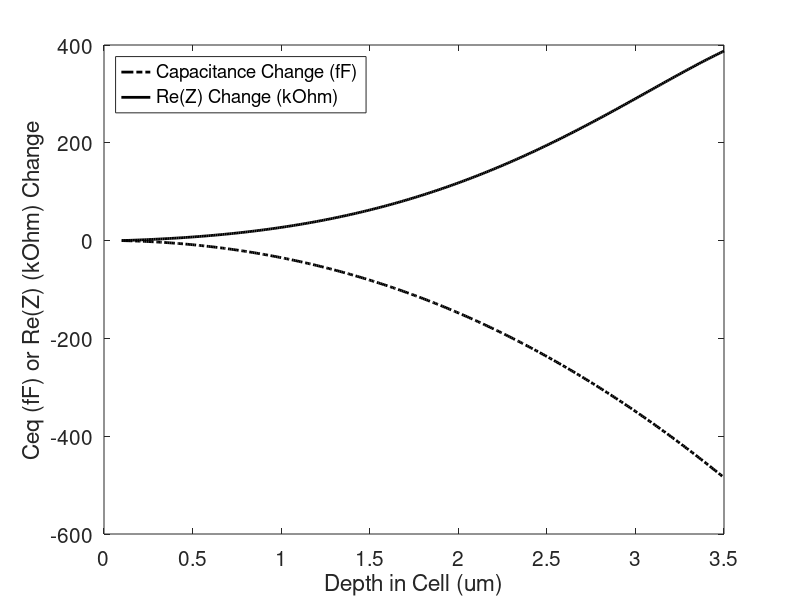

MATLAB code for this plot:
clf;
nuc=1;                                                                                 %nuc=1 for Nuclear Membrane Inclusion 0 for Cyt. Only                                                                
    n1=1;
    for dpthend=1e-7:.1e-7:3.5e-6;                                                     %Parameter Sweep 1, Final Pipette Depth in Cell (m)                                                             
            %Parameters%%%%%%%%%%%%%%%%%%%%%%%%%%%%%%%%%%%%%%%%%%%%%%%%%%%%
            r_tip=125e-9;                                                              %CNP Tip Radius (m)
            LCNP=4e-6;                                                                 %CNP Length (m)
            Rc=(22e-6);                                                                %Cell Radius (m)
            Rn=(5e-6);                                                                 %Nuclear Radius (m)
            RS=10e6;                                                                   %Series Resistance (Ohm), Exp. Approximation
            RSc=1e5;                                                                   %Intracellular Series Resistance (Ohm), Exp. Approximation
            Rct=2e9;                                                                   %Charge Transfer Resistance Outside Cell (Ohm), Exp Approximation                                                                 
            RM=.5e9;                                                                   %Membrane Resistance (Ohm), Lit. Approximation
            AR=(Rn^2)/(Rc)^2;                                                          %Membrane Area ratio
            RM2=RM/AR;                                                                 %Nuclear Membrane Resistance (Ohm)
            co=0.16;                                                                   %Molar concentration outside of the cell, Exp. Data
            ci=0.155;                                                                  %Molar concentration inside the cell, Lit. Data            
            
            %CNP Area Calculation%%%%%%%%%%%%%%%%%%%%%%%%%%%%%%%%%%%%%%%%%%
            At=(pi*(LCNP+r_tip/tan(1.6*pi()/180))*tan(1.6*pi/180)...
                *(LCNP+r_tip/tan(1.6*pi()/180))/cos(1.6*pi/180))...
                -pi*r_tip^2/sin(1.6*pi/180);                                           %Total CNP Area 1.6 Degree Cone Angle (Exp Meas.)
            dpth=linspace(1e-7,dpthend,10);                                            %Depth inside Cell                         
            Ai=pi.*(dpth+r_tip/tan(1.6*pi()/180)).*tan(1.6*pi/180)...
                .*(dpth+r_tip/tan(1.6*pi()/180))./cos(1.6*pi/180)...
                -pi*r_tip^2/sin(1.6*pi/180);                                           %Area Inside Cell           
            Ao=At-Ai;                                                                  %Area Outside Cell                                                      
            s=size(dpth);                                                              %Size of dpth Vector  
            
            %Capacitance Components%%%%%%%%%%%%%%%%%%%%%%%%%%%%%%%%%%%%%%%%
            Am=4*pi()*(Rc)^2;                                                          %Memrane Area Assuming Spherical Cell of Radius Rc
            CM=(1e-6)*Am*(10^(4));                                                     %Membrane Capacitance (1uF/cm^2)
            Csa=(64.74);                                                               %Stern Capacitance (uF/cm^2), Theory 450pm Hydrated Radius Sodium, and Rel Permittivity of 78.5 for Media
            Cis=(Csa*10^(-6))*Ai*(10^4);                                               %Stern Layer Capacitance Inner 
            Cos=(Csa*10^(-6))*Ao*(10^4);                                               %Stern Layer Capacitance Outer 
            Ci=((228*(ci^(1/2))*(10^-2).*Ai*cosh(19.5*0.01))...
                .^(-1)+Cis.^(-1)).^(-1);                                               %EDL Capacitance Inside Cell (F)
            Co=((228*(co^(1/2))*(10^-2).*Ao*cosh(19.5*0.01))...
                .^(-1)+Cos.^(-1)).^(-1);                                               %EDL Capacitance Outside Cell (F)
            CM2=(1e-6)*AR*Am*(10^4);
            C_Stray=0;                                                                 %Stray Capacitance from the System (F)                                                     
            C_Inner=0;                                                                 %Inner Capacitance of Pipette (F)
            Rcti=Rct*At./Ai;
            Rcto=Rct*At./Ao;
            
            %TOTAL IMPEDANCE CALC%%%%%%%%%%%%%%%%%%%%%%%%%%%%%%%%%%%%%%%%%%
            w=2*pi*1000;                                                               %Angular Frequency at 1000Hz
            Zo=((1./Rcto)+(1i*w.*Co)).^(-1);                                           %Extracellular Electrode Impedance
            Zi=((1./Rcti)+(1i*w.*(Ci+C_Inner))).^(-1)+RSc;                             %Intracellular Electrode Impedance
            ZM=((1/RM)+(1i*w.*CM)).^(-1);                                              %Membrane Impedance
            if nuc==1                                                                  %Possibility for Inclusion of nuclear membrane
                ZM2=((1/RM2)+(1i*w.*CM2)).^(-1);
                RSc=2*RSc;
            else
                ZM2=0;
            end
            ZS=RS;                                                                     %Series Impedance
            Znet=ZS+(((Zi+ZM+ZM2).^(-1)+(Zo).^(-1)).^(-1));                            %Net Impedance
            Re=real(Znet);                                                             %Real Part of Impedance
            Im=imag(Znet);                                                             %Imaginary Part of Impedance
            RDC=RS+((1./Rcto)+(1./(Rcti+RM+RSc))).^(-1);                               %DC Resistance
            A=real(1./Znet);                                                           %Real Part of Admittance
            B=imag(1./Znet);                                                           %Imaginary Part of Admittance
            b=1./RDC;                                                                  %DC Conductance
            CM_EPC10=(1./(w.*B)).*((A.^2+B.^2-A.*b).^2)./((A-b).^2+B.^2);              %Sine+DC Algorithm Capacitance (algorithm used by amplifier software in experiment)
            DRE(n1)=Re(end)-Re(1);                                                     %Change in Real Part of Impedance
            DIM(n1)=Im(end)-Im(1);                                                     %Change in Imag Part of Impedance
            DC(n1)=CM_EPC10(end)-CM_EPC10(1);                                          %Change in Measured Capacitance
        n1=n1+1;                                                                       %Incrementing index
    end

%%%%%%%%%%PLOTTING DATA%%%%%%%%%%%%%%%%
dpthend=1e-7:.1e-7:3.5e-6;
DC=DC*10^15;                                                                           %Converting Cap. from F-->fF
DRE=DRE/1000;                                                                          %Converting Imp. from Ohm-->kOhm
DIM=DIM/1000;                                                                          %Converting Imp. from Ohm-->kOhm
h5=plot((dpthend*10^6),DC,'-.k','LineWidth',2);
hold on
h6=plot((dpthend*10^6),DRE,'-k','LineWidth',2);
set(gca,'FontSize',15)
legend('Capacitance Change (fF)','Re(Z) Change (kOhm)',...
    'Location','NorthWest');
xlabel('Depth in Cell (um)');
ylabel('Ceq (fF) or Re(Z) (kOhm) Change');
